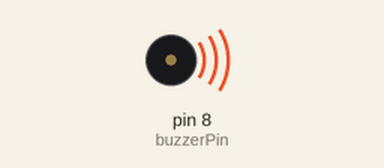
Bench run of a sketch on a simulated Arduino Uno, built with avr-gcc and run on an emulated ATmega328P. On the bench: buzzer (waves = sounding). What the sketch prints to the serial monitor is not drawn.

Above: at 0.2 s.
Timing chart, 0 to 4.6 s (numbered marks = the images above):
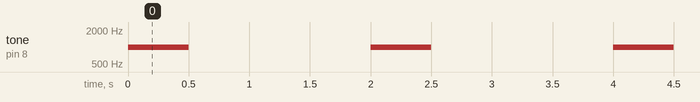

The sketch:

Task1_FirstBeep.ino
```cpp
// Task 1: First Beep
// Plays a single tone every two seconds.

int buzzerPin = 8;

void setup() {
  pinMode(buzzerPin, OUTPUT);
  Serial.begin(9600);
  Serial.println("Buzzer test starting...");
}

void loop() {
  Serial.println("BEEP!");
  tone(buzzerPin, 1000);   // play 1000 Hz tone
  delay(500);              // let it play for half a second
  noTone(buzzerPin);       // stop the tone
  delay(1500);             // silence for 1.5 seconds
}
```

Measured:
- by itself, tone on pin 8 (buzzerPin): alternates 1000 Hz for 0.50 s and silent for 1.5 s
